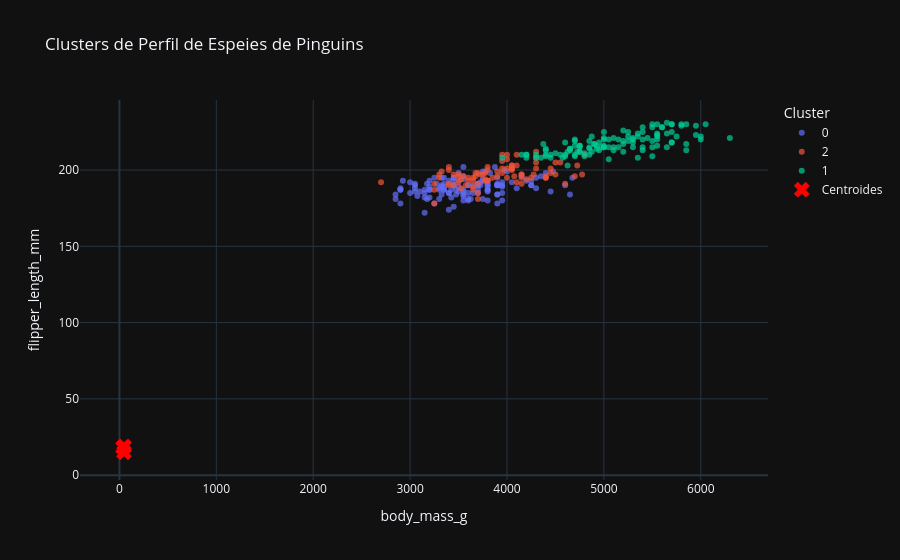

Notebook source saved alongside this figure:
### Code cell
df_clusters = pd.DataFrame({
    'body_mass_g': penguins['body_mass_g'],
    'flipper_length_mm': penguins['flipper_length_mm'],
    'cluster': labels.astype(str)
})

fig = px.scatter(df_clusters, x='body_mass_g', y='flipper_length_mm', color='cluster',
                 color_continuous_scale='viridis', opacity=0.7,
                 title='Clusters de Perfil de Espeies de Pinguins')

fig.add_scatter(x=centroides_originais[:, 0], y=centroides_originais[:, 1],
                mode='markers', marker=dict(color='red', symbol='x', size=14),
                name='Centroides')


fig.update_layout(xaxis_title='body_mass_g', yaxis_title='flipper_length_mm',
                  legend_title='Cluster')
fig.show()
